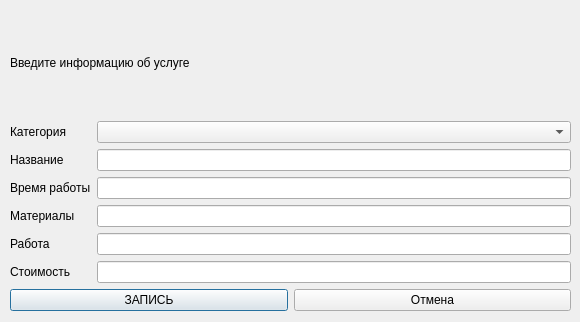
<?xml version="1.0" encoding="UTF-8"?>
<ui version="4.0">
 <class>YslygiInsert</class>
 <widget class="QDialog" name="YslygiInsert">
  <property name="geometry">
   <rect>
    <x>0</x>
    <y>0</y>
    <width>580</width>
    <height>322</height>
   </rect>
  </property>
  <property name="windowTitle">
   <string>Dialog</string>
  </property>
  <widget class="QWidget" name="layoutWidget">
   <property name="geometry">
    <rect>
     <x>10</x>
     <y>10</y>
     <width>561</width>
     <height>301</height>
    </rect>
   </property>
   <layout class="QVBoxLayout" name="verticalLayout_3">
    <item>
     <widget class="QLabel" name="label_5">
      <property name="text">
       <string>Введите информацию об услуге</string>
      </property>
     </widget>
    </item>
    <item>
     <layout class="QHBoxLayout" name="horizontalLayout">
      <item>
       <layout class="QVBoxLayout" name="verticalLayout">
        <item>
         <widget class="QLabel" name="label">
          <property name="text">
           <string>Категория </string>
          </property>
         </widget>
        </item>
        <item>
         <widget class="QLabel" name="label_2">
          <property name="text">
           <string>Название</string>
          </property>
         </widget>
        </item>
        <item>
         <widget class="QLabel" name="label_3">
          <property name="text">
           <string>Время работы</string>
          </property>
         </widget>
        </item>
        <item>
         <widget class="QLabel" name="label_4">
          <property name="text">
           <string>Материалы</string>
          </property>
         </widget>
        </item>
        <item>
         <widget class="QLabel" name="label_6">
          <property name="text">
           <string>Работа</string>
          </property>
         </widget>
        </item>
        <item>
         <widget class="QLabel" name="label_8">
          <property name="text">
           <string>Стоимость</string>
          </property>
         </widget>
        </item>
       </layout>
      </item>
      <item>
       <layout class="QVBoxLayout" name="verticalLayout_2">
        <item>
         <widget class="QComboBox" name="comboBox"/>
        </item>
        <item>
         <widget class="QLineEdit" name="lineEditcellname"/>
        </item>
        <item>
         <widget class="QLineEdit" name="lineEditworktime"/>
        </item>
        <item>
         <widget class="QLineEdit" name="lineEditcoastmat"/>
        </item>
        <item>
         <widget class="QLineEdit" name="lineEditcoastwork"/>
        </item>
        <item>
         <widget class="QLineEdit" name="lineEditbcoastyslygi"/>
        </item>
       </layout>
      </item>
     </layout>
    </item>
    <item>
     <layout class="QHBoxLayout" name="horizontalLayout_2">
      <item>
       <widget class="QPushButton" name="pushButtonInsert">
        <property name="text">
         <string>ЗАПИСЬ</string>
        </property>
       </widget>
      </item>
      <item>
       <widget class="QPushButton" name="pushButton">
        <property name="text">
         <string>Отмена</string>
        </property>
       </widget>
      </item>
     </layout>
    </item>
   </layout>
  </widget>
 </widget>
 <resources/>
 <connections/>
</ui>
